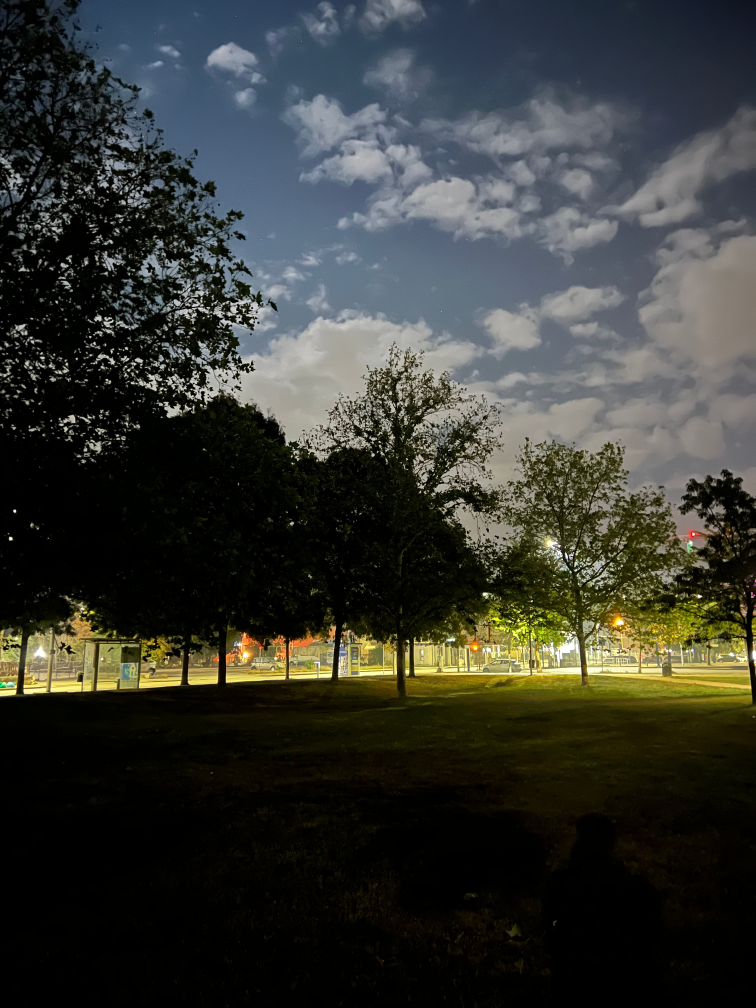
#> input picture data/original/1.jpg, 3024 x 4032 px (shown at 1/4 size)
$ python run_all.py
#> lines starting #> are read from the running program, lines starting #| are printed output that depends on the picture
### src/degrade.py
"""
degrade.py
Functions to load a photo, make it smaller, and make a "damaged" copy
(lower contrast + Gaussian noise).
"""

import cv2
import numpy as np


def load_image(path):
    """Read a color image from disk.

    Note: OpenCV reads images in BGR order (Blue, Green, Red),
    not RGB. We keep BGR inside the whole pipeline and only change
    to RGB when we show images with matplotlib.
    """
    image = cv2.imread(str(path), cv2.IMREAD_COLOR)
    if image is None:
        raise FileNotFoundError("Could not read image: " + str(path))
    return image


def resize_longest_side(image, max_side):
    """Make the image smaller so its longest side is max_side pixels.

    Why: phone photos are very big (3024 x 4032). Non-local means
    denoising would be very slow on them. A smaller image is enough
    to compare the methods.
    """
    height, width = image.shape[:2]
    longest_side = max(height, width)
    if longest_side <= max_side:
        return image.copy()

    scale = max_side / longest_side
    new_width = int(round(width * scale))
    new_height = int(round(height * scale))
    # INTER_AREA is the recommended OpenCV method for making images smaller.
    return cv2.resize(image, (new_width, new_height), interpolation=cv2.INTER_AREA)


def lower_contrast(image, contrast_factor):
    """Pull every pixel value toward middle gray (128).

    new_value = 128 + contrast_factor * (old_value - 128)

    contrast_factor = 1.0 -> no change
    contrast_factor = 0.5 -> half the contrast (dark gets lighter,
                             bright gets darker)

    Returns a float32 image (not yet clipped), because we still add
    noise after this step.
    """
    # Change uint8 to float32 first. With uint8, numbers below 0 or
    # above 255 would "wrap around" (for example 250 + 10 = 4).
    image_float = image.astype(np.float32)
    return 128.0 + contrast_factor * (image_float - 128.0)


def add_gaussian_noise(image_float, noise_sigma, random_seed):
    """Add random Gaussian noise with mean 0 and std = noise_sigma.

    We make a new random generator with the SAME seed for every image.
    So the noise is always the same when we run the program again.
    """
    random_generator = np.random.default_rng(random_seed)
    noise = random_generator.normal(0.0, noise_sigma, size=image_float.shape)
    return image_float + noise.astype(np.float32)


def to_uint8(image_float):
    """Clip values to the range 0-255 and change back to uint8.

    Clipping is needed because after our math some values can be
    below 0 or above 255, and a normal image cannot store them.
    """
    clipped = np.clip(image_float, 0, 255)
    return np.round(clipped).astype(np.uint8)


def degrade_image(image, contrast_factor, noise_sigma, random_seed):
    """Full degradation: lower the contrast, then add noise."""
    low_contrast = lower_contrast(image, contrast_factor)
    noisy = add_gaussian_noise(low_contrast, noise_sigma, random_seed)
    return to_uint8(noisy)

### src/methods.py
"""
methods.py
The 4 enhancement methods. Every method takes a BGR uint8 image
and returns a BGR uint8 image of the same size.

Why we work on the L channel of CIE-Lab:
  Lab splits an image into L (lightness) and a, b (color).
  If we change only L, we change brightness/contrast but the
  colors (a, b) stay the same. If we changed R, G, B separately,
  each channel would change by a different amount and the colors
  could shift.

OpenCV note: for uint8 images, cv2.COLOR_BGR2LAB scales L to 0-255
(not 0-100 like in the textbook). So we can treat L like a normal
gray image.
"""

import cv2
import numpy as np


# ---------- helper functions ----------

def split_lab(image_bgr):
    """Change BGR to Lab and return the three channels separately."""
    lab = cv2.cvtColor(image_bgr, cv2.COLOR_BGR2LAB)
    lightness, channel_a, channel_b = cv2.split(lab)
    return lightness, channel_a, channel_b


def merge_lab(lightness, channel_a, channel_b):
    """Put the Lab channels back together and change Lab to BGR."""
    lab = cv2.merge([lightness, channel_a, channel_b])
    return cv2.cvtColor(lab, cv2.COLOR_LAB2BGR)


# ---------- method 1: baseline ----------

def baseline(image_bgr):
    """No processing. We return a copy of the degraded image so we
    can measure how bad the damage is before any enhancement."""
    return image_bgr.copy()


# ---------- method 2: linear contrast stretching ----------

def contrast_stretch(image_bgr, low_percentile, high_percentile):
    """Linear contrast stretching on LUMINANCE (the L channel of Lab).

    CHOICE: we stretch only L, not each B, G, R channel separately.
    Reason: stretching each channel separately can change the colors.

    We use percentiles instead of the true min and max.
    Reason: the image has noise. One very dark or very bright noisy
    pixel would decide the whole range and the stretch would do almost
    nothing. With percentiles (for example 1% and 99%), we ignore those
    few extreme pixels. Pixels outside the range are clipped to 0 or 255.

    Formula: new_L = (L - low) / (high - low) * 255
    """
    lightness, channel_a, channel_b = split_lab(image_bgr)

    low_value = np.percentile(lightness, low_percentile)
    high_value = np.percentile(lightness, high_percentile)

    # Safety check: if the image is one flat color we cannot stretch it.
    if high_value - low_value < 1:
        return image_bgr.copy()

    # Use float so the division does not lose precision.
    lightness_float = lightness.astype(np.float32)
    stretched = (lightness_float - low_value) / (high_value - low_value) * 255.0
    stretched = np.clip(stretched, 0, 255)
    stretched = np.round(stretched).astype(np.uint8)

    return merge_lab(stretched, channel_a, channel_b)


# ---------- method 3: histogram equalization on L ----------

def equalize_lightness(image_bgr):
    """Histogram equalization on the L channel of Lab.

    Equalization spreads the brightness values so that all levels
    from 0 to 255 are used about equally. Dark, low-contrast images
    become brighter with more contrast. Colors (a, b) are not touched.
    """
    lightness, channel_a, channel_b = split_lab(image_bgr)
    # equalizeHist needs a single-channel uint8 image. L is exactly that.
    equalized = cv2.equalizeHist(lightness)
    return merge_lab(equalized, channel_a, channel_b)


# ---------- method 4: non-local means denoising + equalization ----------

def denoise_then_equalize(image_bgr, nlm_strength, nlm_color_strength,
                          nlm_template_size, nlm_search_size):
    """First remove noise with non-local means (NLM), then equalize L.

    Why this order: histogram equalization also makes the noise
    stronger. If we clean the noise first, the result is less grainy.

    How NLM works (short): for each pixel, it searches for similar
    small patches in the area around it and averages them. Noise is
    random so it averages away, but real edges stay.

    Possible problem: if nlm_strength is too high, small details
    (grass, leaves, text) are also smoothed away.

    fastNlMeansDenoisingColored works on a uint8 BGR image.
    Parameters:
      nlm_strength       = h, filter strength for lightness
      nlm_color_strength = hColor, filter strength for color
      nlm_template_size  = size of the small patch (odd number, e.g. 7)
      nlm_search_size    = size of the search area (odd number, e.g. 21)
    """
    denoised = cv2.fastNlMeansDenoisingColored(
        image_bgr,
        None,
        nlm_strength,
        nlm_color_strength,
        nlm_template_size,
        nlm_search_size,
    )
    return equalize_lightness(denoised)

### src/metrics.py
"""
metrics.py
Quality numbers that compare a result image with the original
(reference) image. Both images must be uint8 and the same size.

  PSNR: higher is better (in dB)
  SSIM: higher is better (1.0 = identical structure)
  MAE : lower is better  (0 = identical)
"""

import numpy as np
from skimage.metrics import structural_similarity


def mean_absolute_error(reference, result):
    """MAE = average of |reference - result| over all pixels and channels.

    We change to float first. With uint8, 10 - 20 would wrap around
    to 246 instead of -10.
    """
    difference = reference.astype(np.float64) - result.astype(np.float64)
    return float(np.mean(np.abs(difference)))


def psnr(reference, result):
    """Peak Signal-to-Noise Ratio in dB.

    MSE  = average of (reference - result)^2
    PSNR = 10 * log10(255^2 / MSE)

    255 is the largest possible pixel value for uint8 images.
    """
    difference = reference.astype(np.float64) - result.astype(np.float64)
    mse = np.mean(difference ** 2)
    if mse == 0:
        return float("inf")  # images are identical
    return float(10.0 * np.log10((255.0 ** 2) / mse))


def ssim(reference, result):
    """Structural Similarity from scikit-image.

    channel_axis=2 tells scikit-image that the color channels are in
    the last axis (height, width, channel). SSIM is computed per
    channel and then averaged. data_range=255 because images are uint8.
    """
    value = structural_similarity(reference, result, channel_axis=2, data_range=255)
    return float(value)

### src/figures.py
"""
figures.py
Make comparison pictures with matplotlib.

Important: OpenCV images are BGR, but matplotlib expects RGB.
If we forget to convert, red and blue are swapped in the figure.
"""

import cv2
import matplotlib

# "Agg" draws figures straight into files without opening a window.
# This must be set before importing pyplot.
matplotlib.use("Agg")
import matplotlib.pyplot as plt


def bgr_to_rgb(image_bgr):
    """Change channel order from BGR (OpenCV) to RGB (matplotlib)."""
    return cv2.cvtColor(image_bgr, cv2.COLOR_BGR2RGB)


def show_in_axis(axis, image_bgr, title, title_size=10):
    """Draw one image in one panel, with a title and no axis ticks.

    vmin=0 and vmax=255 make sure every panel uses the same scale.
    interpolation="nearest" means matplotlib does not smooth pixels.
    title_size is the font size of the title (in points).
    """
    axis.imshow(bgr_to_rgb(image_bgr), vmin=0, vmax=255, interpolation="nearest")
    axis.set_title(title, fontsize=title_size)
    axis.axis("off")


def save_side_by_side(original, degraded, result, method_name,
                      result_metrics, output_path):
    """Save one figure: original | degraded | result.

    All three images have the same size, and each panel has the same
    size, so they are easy to compare.
    """
    # constrained_layout=True makes room for all titles, so nothing is cut off.
    figure, axes = plt.subplots(1, 3, figsize=(12, 5.8), constrained_layout=True)

    show_in_axis(axes[0], original, "Original (reference)")
    show_in_axis(axes[1], degraded, "Degraded (input)")

    result_title = (
        "Result: " + method_name + "\n"
        + "PSNR {:.2f} dB | SSIM {:.3f} | MAE {:.2f}".format(
            result_metrics["psnr"], result_metrics["ssim"], result_metrics["mae"]
        )
    )
    show_in_axis(axes[2], result, result_title)

    # bbox_inches="tight" cuts away empty white borders, and no title is cut off.
    figure.savefig(output_path, dpi=150, bbox_inches="tight")
    plt.close(figure)  # free memory, otherwise many open figures pile up


def zoom_square(image, zoom):
    """Change the zoom settings (parts of the image size) into pixels.

    zoom = (left, top, size), for example (0.20, 0.55, 0.40).
    Returns x, y (the top-left corner) and the side of the square.
    """
    height, width = image.shape[:2]
    left, top, size = zoom
    x = int(left * width)
    y = int(top * height)
    side = int(size * width)
    return x, y, side


def save_summary(original, results_by_method, metrics_by_method,
                 image_name, output_path, zoom):
    """Save one figure with the original and ALL methods.

    Top row: the whole images. The white square shows the zoom area.
    Bottom row: that square, bigger, so noise and small details are easy to see.

    results_by_method: dictionary {method name: result image}
    metrics_by_method: dictionary {method name: {"psnr":..,"ssim":..,"mae":..}}
    zoom: (left, top, size), see zoom_square()
    """
    # A list of (title, image): first the original, then every method.
    panels = [("Original (reference)", original)]
    for method_name, result in results_by_method.items():
        values = metrics_by_method[method_name]
        title = method_name + "\nPSNR {:.2f} | SSIM {:.3f}\nMAE {:.2f}".format(
            values["psnr"], values["ssim"], values["mae"]
        )
        panels.append((title, result))

    # Big fonts: this figure is very wide (5 panels), so in the PDF report
    # it is shrunk to about 1/3 of its size. Size 10 would become too small to read.
    panel_title_size = 17
    figure_title_size = 21

    x, y, side = zoom_square(original, zoom)
    figure, axes = plt.subplots(2, len(panels), figsize=(3.6 * len(panels), 9.6),
                                constrained_layout=True)

    for column, (title, image) in enumerate(panels):
        # top row: the whole image, with a white square around the zoom area
        show_in_axis(axes[0, column], image, title, panel_title_size)
        square = plt.Rectangle((x, y), side, side, fill=False, edgecolor="white", linewidth=1.5)
        axes[0, column].add_patch(square)
        # bottom row: only the square (rows y to y+side, columns x to x+side)
        show_in_axis(axes[1, column], image[y:y + side, x:x + side], "Zoom", panel_title_size)

    figure.suptitle("All methods - image " + image_name, fontsize=figure_title_size)
    figure.savefig(output_path, dpi=150, bbox_inches="tight")
    plt.close(figure)

### run_all.py
"""
run_all.py
ONE command runs the whole homework:

    python run_all.py

Steps for every photo in data/original/:
  1. load it and make it smaller (reference image)
  2. make a degraded copy (lower contrast + Gaussian noise)
  3. apply the 4 methods to the degraded copy
  4. compute PSNR, SSIM, MAE against the reference
  5. save result images, figures, and results/metrics.csv
"""

import csv
import sys
from pathlib import Path

import cv2

# Let Python find our files inside the src/ folder.
PROJECT_FOLDER = Path(__file__).resolve().parent
sys.path.insert(0, str(PROJECT_FOLDER / "src"))

from degrade import load_image, resize_longest_side, degrade_image
from methods import baseline, contrast_stretch, equalize_lightness, denoise_then_equalize
from metrics import psnr, ssim, mean_absolute_error
from figures import save_side_by_side, save_summary


# =====================================================================
# SETTINGS (all in one place, so they are easy to write in the report)
# =====================================================================

# Image size: the longest side is resized to this many pixels.
MAX_IMAGE_SIDE = 800

# Degradation (the same for every image and every method)
CONTRAST_FACTOR = 0.5   # 1.0 = no change, 0.5 = half the contrast
NOISE_SIGMA = 10.0      # std of Gaussian noise, on the 0-255 scale
RANDOM_SEED = 42        # fixed seed -> the same noise every run

# Method 2: linear contrast stretching on L (luminance)
STRETCH_LOW_PERCENTILE = 1    # values below this percentile -> 0
STRETCH_HIGH_PERCENTILE = 99  # values above this percentile -> 255

# Method 4: non-local means denoising (then equalization on L)
# We tried h = 3, 5, 7 and 10. With 10 the trees and the gravel became flat,
# like a painting; with 3 a lot of grain was left. 5 was the best balance.
NLM_STRENGTH = 5         # h: bigger = more smoothing (and more lost detail)
NLM_COLOR_STRENGTH = 5   # hColor: the same idea for the color channels
NLM_TEMPLATE_SIZE = 7    # patch size in pixels (odd number)
NLM_SEARCH_SIZE = 21     # search window size in pixels (odd number)

# Summary figures: one small square of each photo is also shown bigger
# (zoom), so the noise and the lost details are easy to see.
# The numbers are parts of the image size: 0.20 = 20% from the left edge.
ZOOM_LEFT = 0.20   # left side of the square (part of the image width)
ZOOM_TOP = 0.55    # top side of the square (part of the image height)
ZOOM_SIZE = 0.40   # side of the square (part of the image width)

# Folders
ORIGINAL_FOLDER = PROJECT_FOLDER / "data" / "original"
REFERENCE_FOLDER = PROJECT_FOLDER / "data" / "reference"
DEGRADED_FOLDER = PROJECT_FOLDER / "data" / "degraded"
RESULT_IMAGE_FOLDER = PROJECT_FOLDER / "results" / "images"
FIGURE_FOLDER = PROJECT_FOLDER / "results" / "figures"
METRICS_FILE = PROJECT_FOLDER / "results" / "metrics.csv"

IMAGE_EXTENSIONS = [".jpg", ".jpeg", ".png"]


# =====================================================================
# FUNCTIONS
# =====================================================================

def find_original_images():
    """Return a sorted list of all photos in data/original/.
    Sorting makes the order the same on every computer."""
    paths = []
    for path in sorted(ORIGINAL_FOLDER.iterdir()):
        if path.suffix.lower() in IMAGE_EXTENSIONS:
            paths.append(path)
    return paths


def make_folders():
    """Create the output folders if they do not exist yet."""
    for folder in [REFERENCE_FOLDER, DEGRADED_FOLDER, RESULT_IMAGE_FOLDER, FIGURE_FOLDER]:
        folder.mkdir(parents=True, exist_ok=True)


def run_all_methods(degraded):
    """Apply the 4 methods to one degraded image.
    Returns a dictionary {method name: result image}."""
    results = {}
    results["baseline"] = baseline(degraded)
    results["contrast_stretch"] = contrast_stretch(
        degraded, STRETCH_LOW_PERCENTILE, STRETCH_HIGH_PERCENTILE
    )
    results["hist_eq_L"] = equalize_lightness(degraded)
    results["nlm_then_hist_eq_L"] = denoise_then_equalize(
        degraded, NLM_STRENGTH, NLM_COLOR_STRENGTH, NLM_TEMPLATE_SIZE, NLM_SEARCH_SIZE
    )
    return results


def compute_metrics(reference, result):
    """All three metrics for one result, in a small dictionary."""
    return {
        "psnr": psnr(reference, result),
        "ssim": ssim(reference, result),
        "mae": mean_absolute_error(reference, result),
    }


def process_one_image(image_path):
    """Do all steps for one photo. Returns a list of rows for the CSV."""
    image_name = image_path.stem  # file name without ".jpg"
    print("Processing", image_name, "...")

    # 1. Reference image: the original, made smaller.
    #    We save it as PNG because PNG has no compression loss.
    reference = resize_longest_side(load_image(image_path), MAX_IMAGE_SIDE)
    cv2.imwrite(str(REFERENCE_FOLDER / (image_name + ".png")), reference)

    # 2. Degraded image (same settings and same seed for every image).
    degraded = degrade_image(reference, CONTRAST_FACTOR, NOISE_SIGMA, RANDOM_SEED)
    cv2.imwrite(str(DEGRADED_FOLDER / (image_name + ".png")), degraded)

    # 3. Run the methods.
    results = run_all_methods(degraded)

    # 4 + 5. Metrics, result images, side-by-side figures.
    metrics_by_method = {}
    csv_rows = []
    for method_name, result in results.items():
        values = compute_metrics(reference, result)
        metrics_by_method[method_name] = values

        result_file = RESULT_IMAGE_FOLDER / (image_name + "_" + method_name + ".png")
        cv2.imwrite(str(result_file), result)

        figure_file = FIGURE_FOLDER / (image_name + "_" + method_name + ".png")
        save_side_by_side(reference, degraded, result, method_name, values, figure_file)

        csv_rows.append({
            "image": image_name,
            "method": method_name,
            "psnr": round(values["psnr"], 4),
            "ssim": round(values["ssim"], 4),
            "mae": round(values["mae"], 4),
        })

    # One summary figure with all methods (and a zoomed square).
    summary_file = FIGURE_FOLDER / (image_name + "_summary.png")
    zoom = (ZOOM_LEFT, ZOOM_TOP, ZOOM_SIZE)
    save_summary(reference, results, metrics_by_method, image_name, summary_file, zoom)

    return csv_rows


def save_metrics_csv(all_rows):
    """Write all metrics into results/metrics.csv."""
    with open(METRICS_FILE, "w", newline="") as csv_file:
        writer = csv.DictWriter(csv_file, fieldnames=["image", "method", "psnr", "ssim", "mae"])
        writer.writeheader()
        for row in all_rows:
            writer.writerow(row)


def main():
    make_folders()
    image_paths = find_original_images()
    if len(image_paths) == 0:
        print("No photos found. Put 3-5 photos into", ORIGINAL_FOLDER)
        return

    all_rows = []
    for image_path in image_paths:
        rows = process_one_image(image_path)
#> in load_image, image is the input picture: shape (4032, 3024, 3); mean B, G, R 50.8, 56.1, 54.2
#> in resize_longest_side, `height, width = image.shape[:2]`: height = 4032; width = 3024
#> in resize_longest_side, `longest_side = max(height, width)`: longest_side = 4032
#> in resize_longest_side, `scale = max_side / longest_side`: scale = 0.198
#> in resize_longest_side, `new_width = int(round(width * scale))`: new_width = 600
#> in resize_longest_side, `new_height = int(round(height * scale))`: new_height = 800
#> in resize_longest_side, `return cv2.resize(image, (new_width, new_height), interpolation=cv2.IN..`:
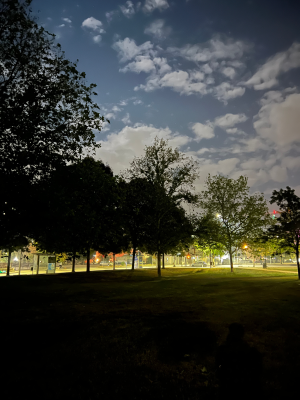
#> returned value: shape (800, 600, 3) (shown at 1/2 size); mean of channels 0, 1, 2 50.8, 56.1, 54.2; drawn as B, G, R
#> in lower_contrast, `return 128.0 + contrast_factor * (image_float - 128.0)`:
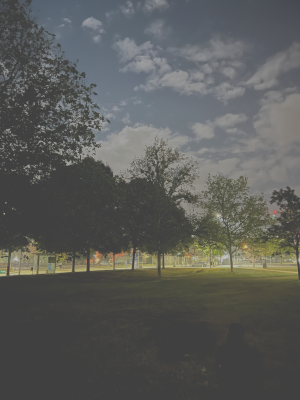
#> returned value: shape (800, 600, 3) float32 (shown at 1/2 size); mean of channels 0, 1, 2 89.3, 92, 91; drawn as B, G, R
#> in split_lab, `lightness, channel_a, channel_b = cv2.split(lab)`:
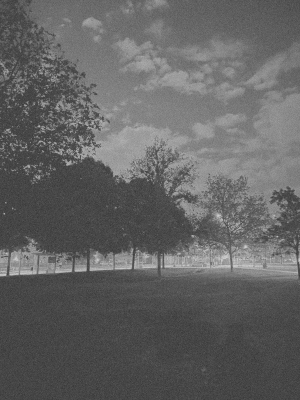
#> lightness: shape (800, 600) (shown at 1/2 size); min 31, max 217, mean 98.9
#> in split_lab, `lightness, channel_a, channel_b = cv2.split(lab)`:
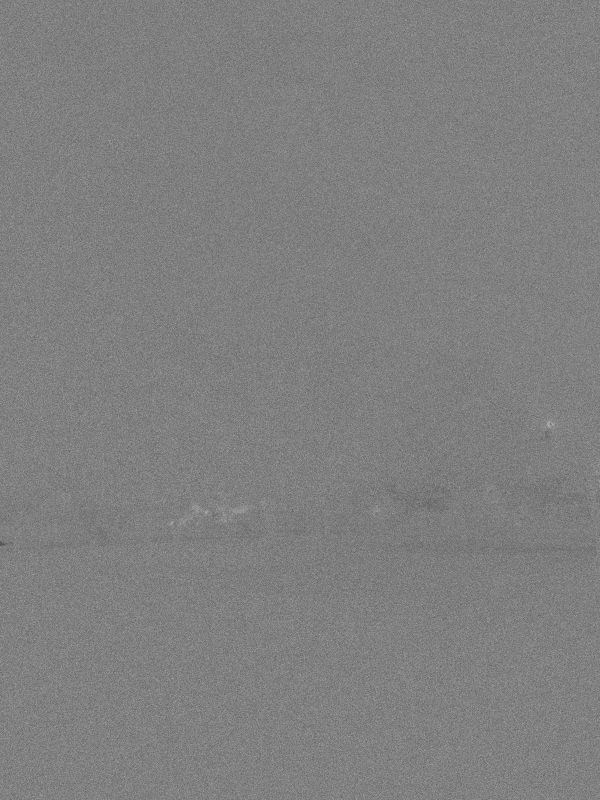
#> channel_a: shape (800, 600); min 82, max 178, mean 127.5
#> in contrast_stretch, `low_value = np.percentile(lightness, low_percentile)`: low_value = 54
#> (the rest of the program and of its run is left out)
